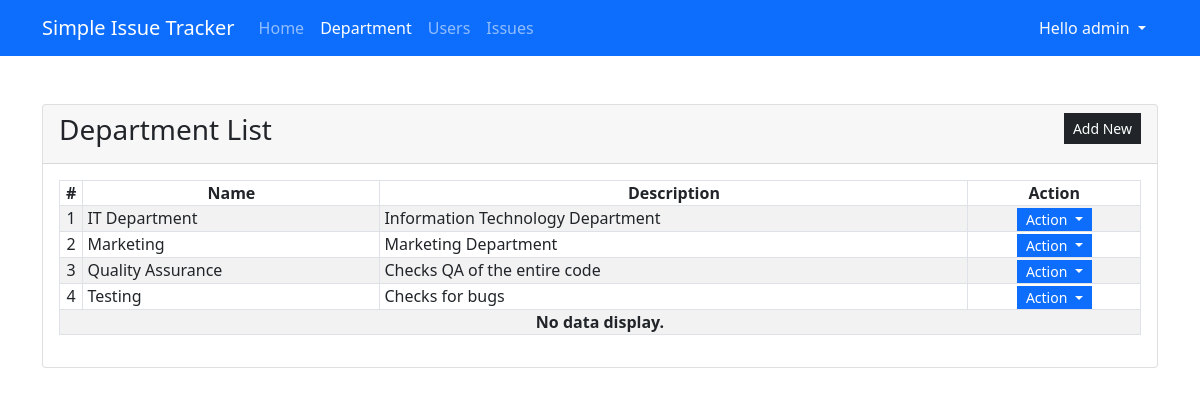
Before: /?page=department (signed in) with the older database file.
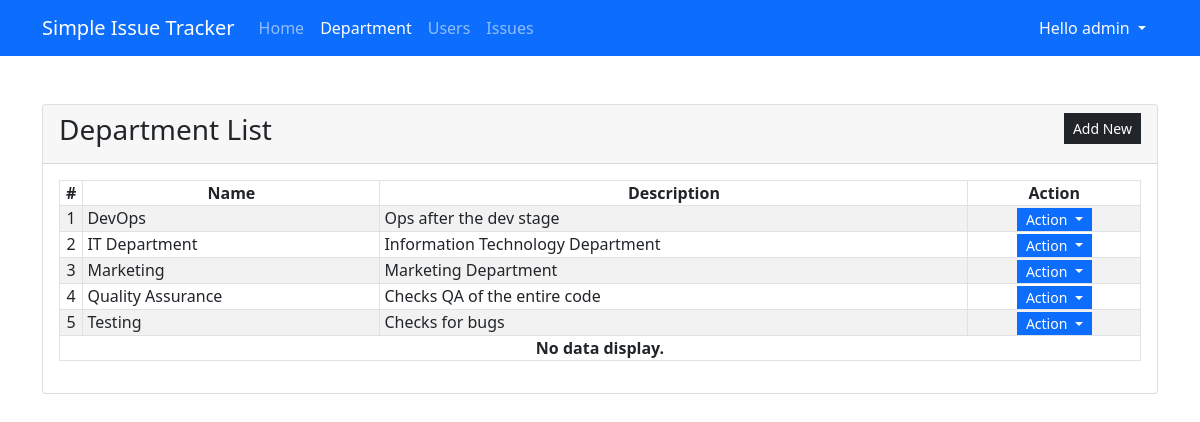
After: the same page with the newer database file.
### tables this page shows
CREATE TABLE department_list (
            `name` TEXT NOT NULL,
            `description` TEXT NOT NULL,
            `date_created` TIMESTAMP DEFAULT CURRENT_TIMESTAMP
        );

### department.php (the view, shortened to what this page needs)
<div class="card">
    <div class="card-header d-flex justify-content-between">
        <h3 class="card-title">Department List</h3>
        <div class="card-tools align-middle">
            <button class="btn btn-dark btn-sm py-1 rounded-0" type="button" id="create_new">Add New</button>
        </div>
    </div>
    <div class="card-body">
        <table class="table table-hover table-striped table-bordered">
            <thead>
                <tr>
                    <th class="text-center p-0">#</th>
                    <th class="text-center p-0">Name</th>
                    <th class="text-center p-0">Description</th>
                    <th class="text-center p-0">Action</th>
                </tr>
            </thead>
            <tbody>
                <?php
                $sql = "SELECT *,rowid FROM `department_list` order by `name` asc";
                $qry = $conn->query($sql);
                $i = 1;
                    while($row = $qry->fetchArray()):
                ?>
                <tr>
                    <td class="text-center p-0"><?php echo $i++; ?></td>
                    <td class="py-0 px-1"><?php echo $row['name'] ?></td>
                    <td class="py-0 px-1"><?php echo $row['description'] ?></td>
                    <th class="text-center py-0 px-1">
                        <div class="btn-group" role="group">
                            <button id="btnGroupDrop1" type="button" class="btn btn-primary dropdown-toggle btn-sm rounded-0 py-0" data-bs-toggle="dropdown" aria-expanded="false">
                            Action
                            </button>
                        </div>
                    </th>
                </tr>
                <?php endwhile; ?>
                <?php if(!$qry->fetchArray()): ?>
                    <tr>
                        <th class="text-center p-0" colspan="4">No data display.</th>
                    </tr>
                <?php endif; ?>
            </tbody>
        </table>
    </div>
</div>

Changed rows visible on the page:
added department_list: name "DevOps", description "Ops after the dev stage"
